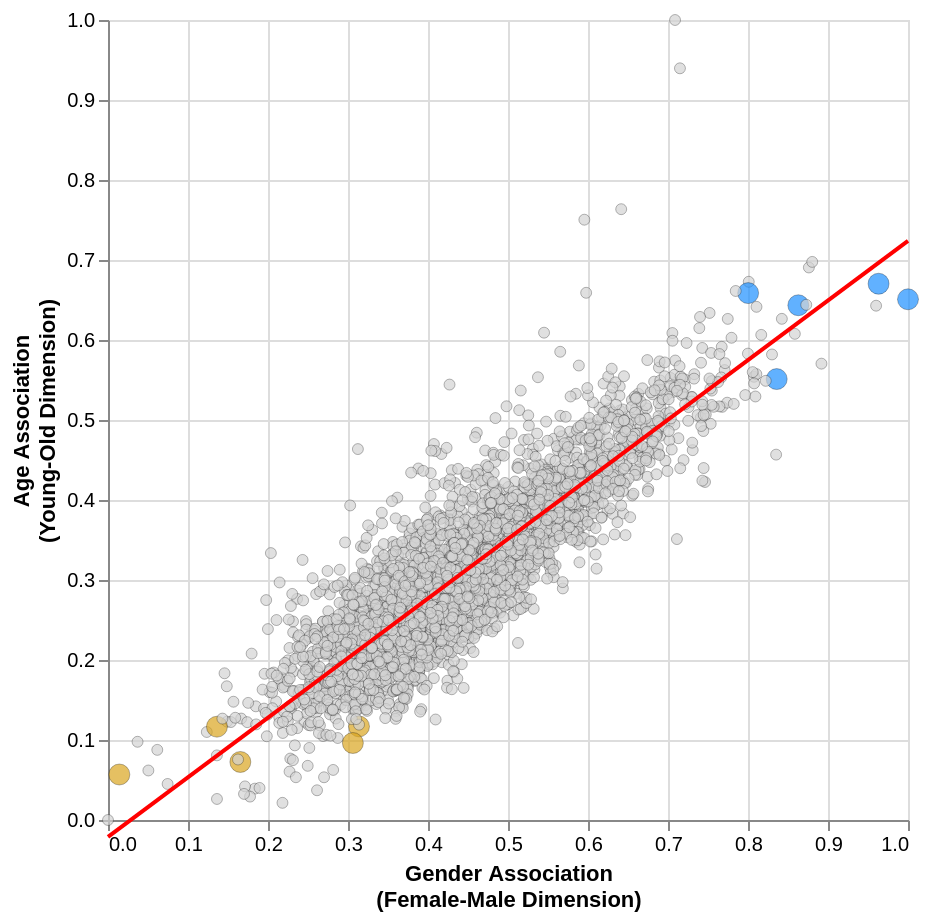

The notebook cell saved with this chart:
### Markdown cell above
### Interactive Version

The static plot above highlights 10 extreme categories, but what about the other 3,485? The interactive version below lets you **hover over any point** to see which social category it represents and its exact gender and age scores.

### Code cell
import altair as alt

# Reuse the class column already created above
# Only keep the columns we need and rename them for cleaner tooltips
plot_df = gpt2_df[['Social.Category', 'gender_norm_main', 'age_norm_main', 'class']].copy()
plot_df.columns = ['social_category', 'gender_norm', 'age_norm', 'class']

# Scatter plot with hover tooltips
points = alt.Chart(plot_df).mark_circle(stroke='black', strokeWidth=0.2).encode(
    x=alt.X('gender_norm:Q', title=['Gender Association', '(Female-Male Dimension)'], scale=alt.Scale(domain=[0, 1])),
    y=alt.Y('age_norm:Q', title=['Age Association', '(Young-Old Dimension)'], scale=alt.Scale(domain=[0, 1])),
    color=alt.Color('class:N', scale=alt.Scale(domain=['M', 'N', 'W'], range=['dodgerblue', 'lightgrey', 'goldenrod']), legend=None),
    size=alt.condition(
        alt.datum['class'] == 'N',
        alt.value(30),
        alt.value(110)
    ),
    tooltip=[
        alt.Tooltip('social_category:N', title='Social Category'),
        alt.Tooltip('gender_norm:Q', title='Gender', format='.2f'),
        alt.Tooltip('age_norm:Q', title='Age', format='.2f')
    ]
).properties(width=400, height=400)

# Regression line -> we can either use transform_regression to fit it directly from the data,
# or build it manually using the intercept and slope from our OLS model above.
# Here we use transform_regression for simplicity.
line = alt.Chart(plot_df).transform_regression(
    'gender_norm', 'age_norm'
).mark_line(color='red', strokeWidth=2).encode(
    x='gender_norm:Q',
    y='age_norm:Q'
)

chart = (points + line)
chart

### Figure 1 — Vega-Lite specification as saved in the notebook (floating-point values rounded to 4 significant figures; data arrays with more than 128 entries replaced by an {"elided": "..."} marker saying what was removed)
{"config": {"view": {"continuousWidth": 300, "continuousHeight": 300}}, "layer": [{"mark": {"type": "circle", "stroke": "black", "strokeWidth": 0.2}, "encoding": {"color": {"field": "class", "legend": null, "scale": {"domain": ["M", "N", "W"], "range": ["dodgerblue", "lightgrey", "goldenrod"]}, "type": "nominal"}, "size": {"condition": {"test": "(datum['class'] === 'N')", "value": 30}, "value": 110}, "tooltip": [{"field": "social_category", "title": "Social Category", "type": "nominal"}, {"field": "gender_norm", "format": ".2f", "title": "Gender", "type": "quantitative"}, {"field": "age_norm", "format": ".2f", "title": "Age", "type": "quantitative"}], "x": {"field": "gender_norm", "scale": {"domain": [0, 1]}, "title": ["Gender Association", "(Female-Male Dimension)"], "type": "quantitative"}, "y": {"field": "age_norm", "scale": {"domain": [0, 1]}, "title": ["Age Association", "(Young-Old Dimension)"], "type": "quantitative"}}}, {"mark": {"type": "line", "color": "red", "strokeWidth": 2}, "encoding": {"x": {"field": "gender_norm", "type": "quantitative"}, "y": {"field": "age_norm", "type": "quantitative"}}, "transform": [{"on": "gender_norm", "regression": "age_norm"}]}], "data": {"name": "data-1e4c79e2002ac94c486e4c8e1db1e52a"}, "height": 400, "width": 400, "$schema": "https://vega.github.io/schema/vega-lite/v6.1.0.json", "datasets": {"data-1e4c79e2002ac94c486e4c8e1db1e52a": {"elided": "3495 records"}}}
